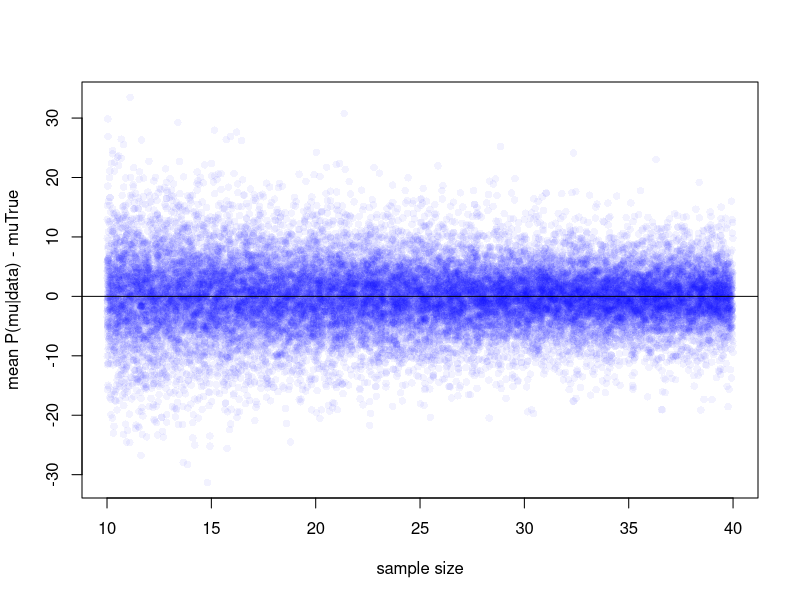
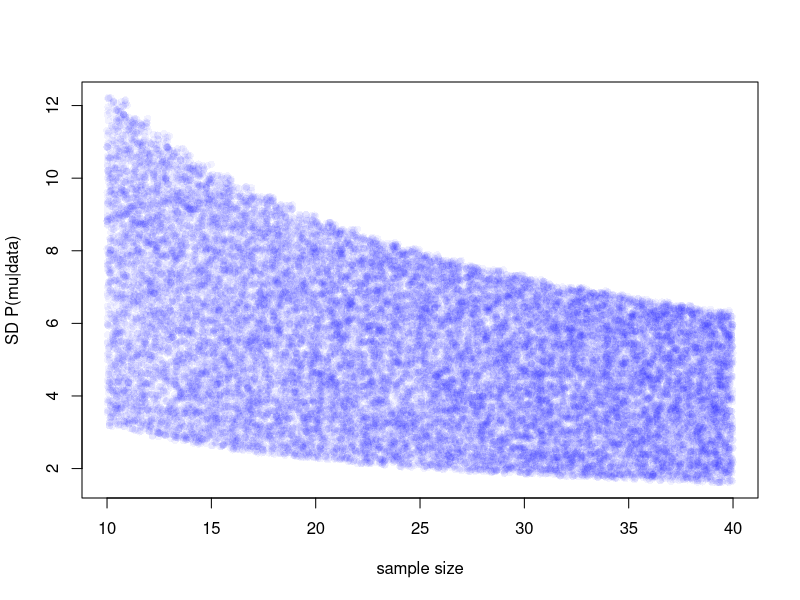
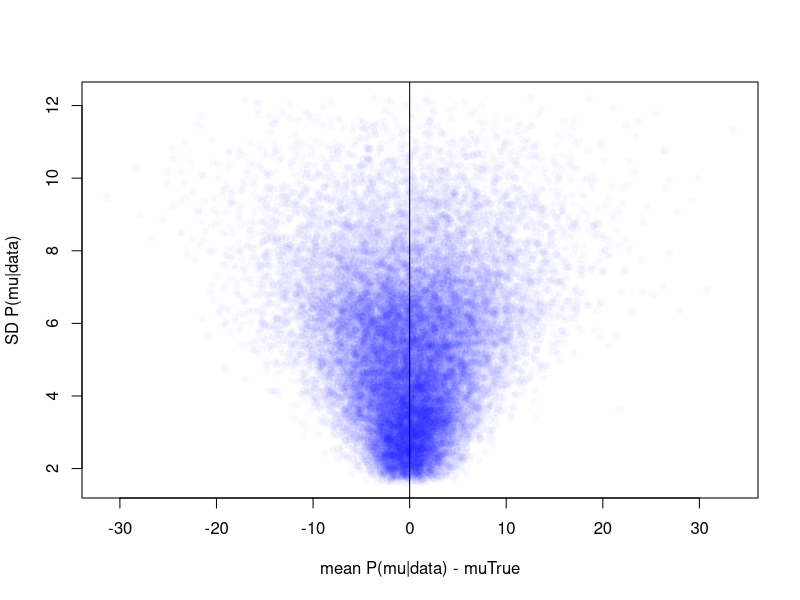

Generate these figures, in order, with R:
## ---- chunk 1
#clear work space
rm(list=ls())
#set random seed
set.seed(123)
## ---- chunk 2
# simulation parameters
nSims = 25000
nObs = 100

# define priors for mu
muMean = 50 
muSd = 50

# build grid
nGridPoints = 100
muGridMin = 0
muGridMax = 100
muGrid = seq(muGridMin, muGridMax,length.out = nGridPoints)
muGridSize = (muGridMax - muGridMin) / nGridPoints
## ---- chunk 3
# compute posterior
computePost = function(data, sigTrue, prior){
  #initialize posterior matrix
  post = rep(-1, nGridPoints )
  #fill out the posterior
  for (t in 1:nGridPoints) {
    muVal = muGrid[t]
    #compute data likelihood
    loglike = sum(log(dnorm(data, muVal, sigTrue)))
    # update posterior matrix cell
    post[t] =  exp(loglike) * prior[t]
  }
  # normalize the posterior & return
  post = post / ( sum(post) * muGridSize)
  return(post)
}
## ---- chunk 4
#build priors for mu
muPrior = dnorm(muGrid,muMean,muSd)
muPrior = muPrior / ( sum(muPrior) * muGridSize )

# initialize arrays to store simulation results
muTrue = rep(-1,nSims)
sigTrue = rep(-1,nSims)
postMean = rep(-1,nSims)
postSd = rep(-1,nSims)
nObs = rep(-1,nSims)

# main simulation loop
for (t in 1:nSims){
  # sim progress
  #if (t%%1000==0) {print(t)}
  # choose sim parameters
  muTrue[t] = runif(1, 25, 75)
  sigTrue[t] = runif(1, 10,40)
  nObs[t] = runif(1,10, 40)
  # simulate dataset
  data = rnorm(nObs[t], muTrue[t], sigTrue[t])
  data = data[is.na(data)==FALSE]
  # compute posterior
  post = computePost(data, sigTrue[t], muPrior)
  # compute posterior summary statistics
  postMean[t] = sum(muGrid * post * muGridSize,na.rm=TRUE)
  postSd[t]  = sqrt(sum(post * muGridSize * (muGrid - postMean[t])^2, na.rm=TRUE))
}

# plot simulation results
plot(jitter(nObs,1), postMean - muTrue, 
     col=rgb(red=0.0, green=0.0, blue=1.0, alpha=0.05), 
     pch = 16,
     xlab = "sample size", ylab = "mean P(mu|data) - muTrue")
abline(h=0)
## ---- chunk 5
plot(jitter(nObs,1), postSd, 
     col=rgb(red=0.0, green=0.0, blue=1.0, alpha=0.05), 
     pch = 16,
     xlab = "sample size", ylab = "SD P(mu|data)")
abline(h=0)
## ---- chunk 6
plot(postMean - muTrue, postSd,
     col=rgb(red=0.0, green=0.0, blue=1.0, alpha=0.025), 
     pch = 16,
     xlab = "mean P(mu|data) - muTrue", ylab = "SD P(mu|data)")
abline(v=0)
